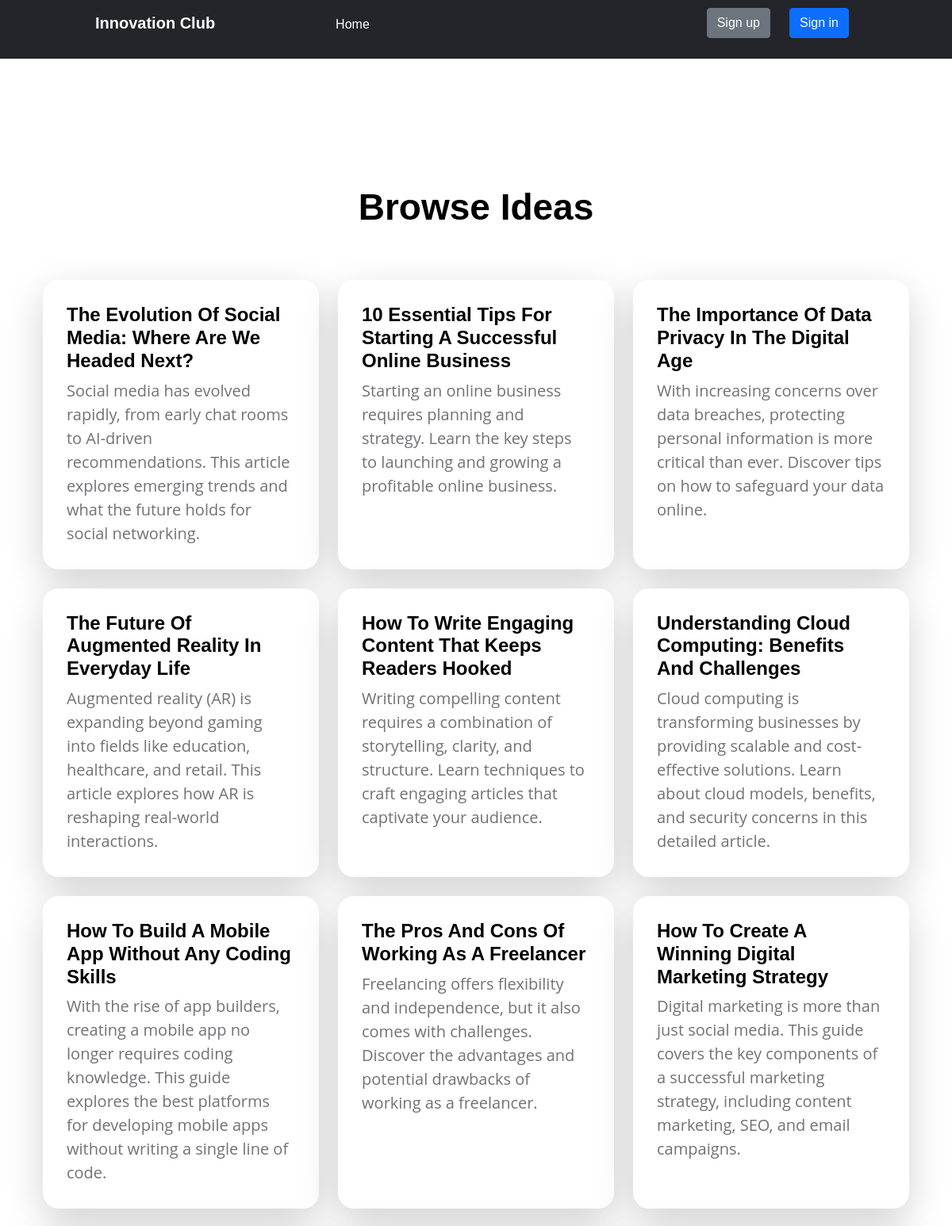
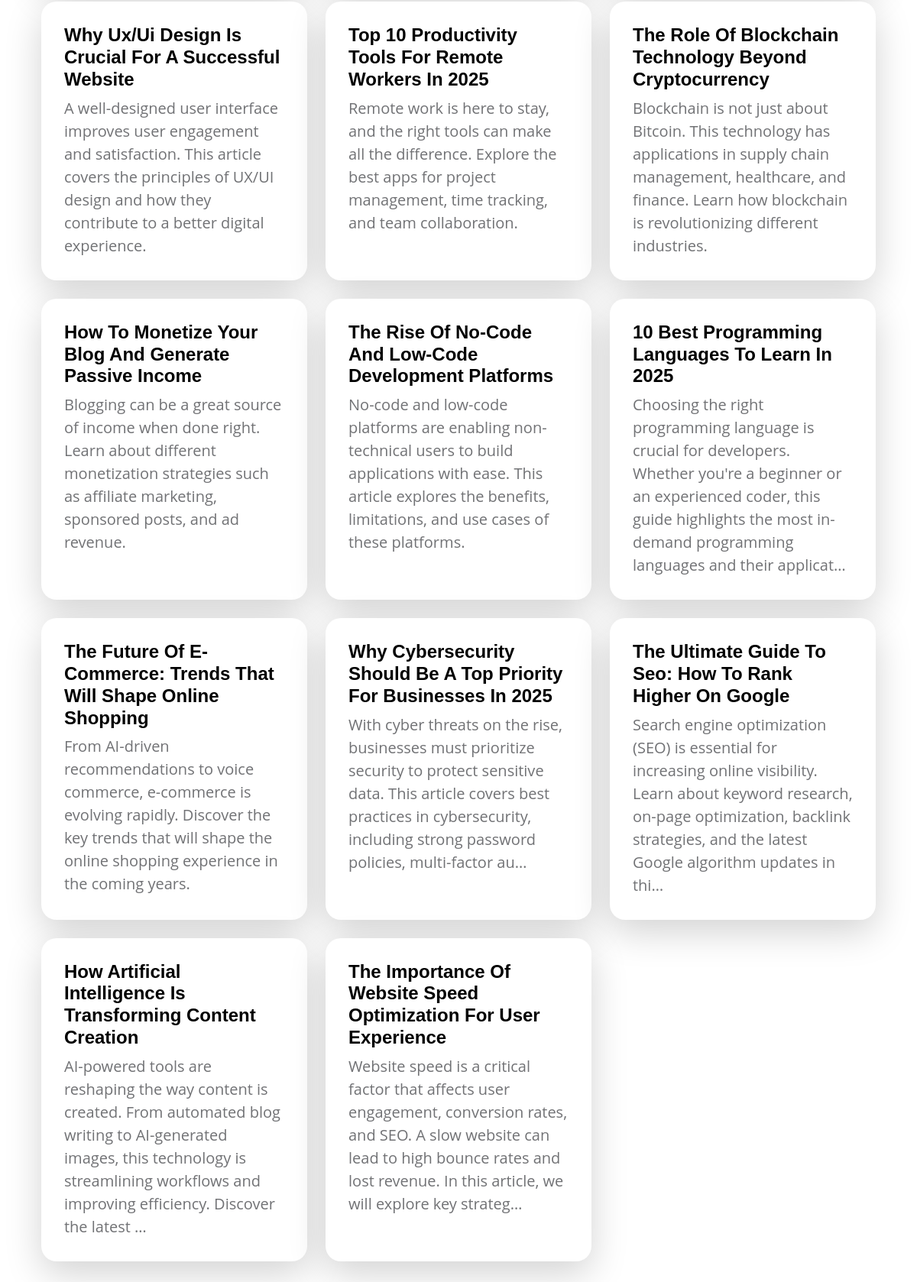
The page / on the database its author committed (2 pictures, top to bottom).
### blog/models.py (models this page shows, shortened)
class Post(models.Model):
    author = models.ForeignKey(User,on_delete=models.CASCADE)
    title = models.TextField()
    category = models.CharField(max_length=120)
    image = models.ImageField(upload_to='posts',blank=True,null=True)
    content = models.TextField()
    created_date = models.DateTimeField(default=timezone.now)
    published_date = models.DateTimeField(blank=True,null=True)

### blog/views.py (the view)
# urls.py: url(r'^$',ListPosts.as_view(),name='posts'),
class ListPosts(ListView):
    model = Post
    context_object_name = 'posts'
    template_name = 'blog/list_posts.html'
    def get_queryset(self):
        return Post.objects.filter(published_date__lte=timezone.now()).order_by('-published_date')

### blog/templates/blog/list_posts.html (shortened to what this page needs)
{% extends 'blog/post_base.html' %}
{% block content %}
    <section class="explore-section section-padding">
        <div class="container">
            <div class="row">
                <div class="col-12 text-center">
                    <h2 class="mb-4">Browse Ideas</h2>
                </div>
            </div>
        </div>
        <div class="container">
            <div class="row">
                {% for post in posts %}
                    {% if forloop.counter0|divisibleby:3 %}
                        </div><div class="row">
                    {% endif %}
                    <div class="col-lg-4 col-md-6 col-12 mb-4">
                        <div class="custom-block bg-white shadow-lg">
                            <a href="{% url 'blog:detail' pk=post.pk %}">
                                <div class="d-flex">
                                    <div>
                                        <h5 class="mb-2">{{ post.title|title }}</h5>
                                        <p class="mb-0">{{ post.content|truncatechars:200 }}</p>
                                    </div>
                                </div>
                            </a>
                        </div>
                    </div>
                {% endfor %}
            </div>
        </div>
    </section>
{% endblock %}

### blog/templates/blog/post_base.html (shortened to what this page needs)
<!DOCTYPE html>
{% load static %}
<html lang="en">
<head>
    <link rel="stylesheet" href="{% static "css/style.css" %}">
    <link rel="stylesheet" href="{% static "css/login.css" %}">
    <link rel="stylesheet" href="{% static "css/signup.css" %}">
    <link rel="stylesheet" href="{% static "css/list.css" %}">
    <link rel="stylesheet" href="{% static "css/detail.css" %}">
    <link rel="stylesheet" href="{% static "css/comments.css" %}">
    <link rel="stylesheet" href="{% static "css/form.css" %}">
    <link rel="stylesheet" href="{% static "css/delete.css" %}">
    <link rel="stylesheet" href="{% static "css/bootstrap.css" %}">
    <link rel="stylesheet" href="{% static "css/topic_listing.css" %}">
</head>
<body>
    <header>
        <div class="nav-1">
            <p ><a style="color: white;" href="{% url 'posts' %}">Innovation Club</a></p>
            <nav>
                <ul>
                    <li><a href="{% url 'posts' %}">Home</a></li>
                </ul>
            </nav>
        </div>
        <div class="nav-2">
            <nav>
                <ul>
                    {% if user.is_authenticated %}
                        <li><a href="{% url 'blog:create' %}">New Post</a></li>
                        <li><a href="{% url 'blog:draft' %}">Drafts</a></li>
                        <li><a href="#">{{ user.username }}</a></li>
                        <li><a class='btn btn-primary' type = 'button' href="{% url 'log_out' %}">Sign out</a></li>
                    {% else %}
                        <li><a class='btn btn-secondary' type = 'button' href="{% url "sign_up" %}">Sign up</a></li>
                        <li><a class='btn btn-primary' type = 'button' href="{% url "log_in" %}">Sign in</a></li>
                    {% endif %}
                </ul>
            </nav>
        </div>
    </header>
    <div class="container">
        {% block content %}
        {% endblock %}
    </div>
</body>
</html>

### static/css/style.css (style rules this page uses)
* { box-sizing: border-box; padding: 0; margin: 0; }
body { font-family: 'Roboto', sans-serif; }
.container { padding: 10px; width: 500px; margin: 20px auto 0 auto; }
header { color: #ffffff; background: #24252A;; display: flex; justify-content: space-between; align-items: center; padding: 10px 10%; z-index: 1000; position: sticky; }
.nav-1 { display: flex; justify-content: space-between; align-items: center; }
header li a { font-family: 'Montserrat', sans-serif; font-weight: 500; font-size: 16px; text-decoration: none; color: #ffffff; cursor: pointer; }
.nav-1 p { font-family: 'Montserrat', sans-serif; font-weight: 800; font-size: 20px; text-decoration: none; cursor: pointer; }
header ul { list-style: none; }
.nav-1 nav { padding-left: 100px; }
header li { display: inline-block; padding: 0 10px; }
header li a { display: inline-block; padding: 0 10px; transition: all 0.3s ease 0s; }

### static/css/topic_listing.css (style rules this page uses)
:root { --white-color: #ffffff; --primary-color: #13547a; --secondary-color: #80d0c7; --section-bg-color: #f0f8ff; --custom-btn-bg-color: #80d0c7; --custom-btn-bg-hover-color: #13547a; --dark-color: #000000; --p-color: #717275; --border-color: #7fffd4; --link-hover-color: #13547a; --body-font-family: 'Open Sans', sans-serif; --title-font-family: 'Montserrat', sans-serif; --h1-font-size: 58px; --h2-font-size: 46px; --h3-font-size: 32px; --h4-font-size: 28px; --h5-font-size: 24px; --h6-font-size: 22px; --p-font-size: 20px; --menu-font-size: 14px; --btn-font-size: 18px; --copyright-font-size: 16px; --border-radius-large: 100px; --border-radius-medium: 20px; --border-radius-small: 10px; --font-weight-normal: 400; --font-weight-medium: 500; --font-weight-semibold: 600; --font-weight-bold: 700; }
body { background-color: var(--white-color); font-family: var(--body-font-family); }
h2, h3, h4, h5, h6 { color: var(--dark-color); }
h1, h2, h3, h4, h5, h6 { font-family: var(--title-font-family); font-weight: var(--font-weight-semibold); }
h2 { font-size: var(--h2-font-size); font-weight: var(--font-weight-bold); }
h5 { font-size: var(--h5-font-size); }
p { color: var(--p-color); font-size: var(--p-font-size); font-weight: var(--font-weight-normal); }
ul li { color: var(--p-color); font-size: var(--p-font-size); font-weight: var(--font-weight-normal); }
a, button { touch-action: manipulation; transition: all 0.3s; }
a { display: inline-block; color: var(--primary-color); text-decoration: none; }
.section-padding { padding-top: 100px; padding-bottom: 100px; }
.custom-block { border-radius: var(--border-radius-medium); position: relative; overflow: hidden; padding: 30px; transition: all 0.3s ease; height: 100%; }
.custom-block > a { width: 100%; }

### rows shown on the page
Post: title "The Evolution Of Social Media: Where Are We Headed Next?", content "Social media has evolved rapidly, from early chat rooms to AI-driven recommendations. This article explores emerging trends and what the future holds for social networking."
Post: title "10 Essential Tips For Starting A Successful Online Business", content "Starting an online business requires planning and strategy. Learn the key steps to launching and growing a profitable online business."
Post: title "The Importance Of Data Privacy In The Digital Age", content "With increasing concerns over data breaches, protecting personal information is more critical than ever. Discover tips on how to safeguard your data online."
Post: title "The Future Of Augmented Reality In Everyday Life", content "Augmented reality (AR) is expanding beyond gaming into fields like education, healthcare, and retail. This article explores how AR is reshaping real-world interactions."
Post: title "How To Write Engaging Content That Keeps Readers Hooked", content "Writing compelling content requires a combination of storytelling, clarity, and structure. Learn techniques to craft engaging articles that captivate your audience."
Post: title "Understanding Cloud Computing: Benefits And Challenges", content "Cloud computing is transforming businesses by providing scalable and cost-effective solutions. Learn about cloud models, benefits, and security concerns in this detailed article."
Post: title "How To Build A Mobile App Without Any Coding Skills", content "With the rise of app builders, creating a mobile app no longer requires coding knowledge. This guide explores the best platforms for developing mobile apps without writing a single line of code."
Post: title "The Pros And Cons Of Working As A Freelancer", content "Freelancing offers flexibility and independence, but it also comes with challenges. Discover the advantages and potential drawbacks of working as a freelancer."
Post: title "How To Create A Winning Digital Marketing Strategy", content "Digital marketing is more than just social media. This guide covers the key components of a successful marketing strategy, including content marketing, SEO, and email campaigns."
Post: title "Why Ux/Ui Design Is Crucial For A Successful Website", content "A well-designed user interface improves user engagement and satisfaction. This article covers the principles of UX/UI design and how they contribute to a better digital experience."
Post: title "Top 10 Productivity Tools For Remote Workers In 2025", content "Remote work is here to stay, and the right tools can make all the difference. Explore the best apps for project management, time tracking, and team collaboration."
Post: title "The Role Of Blockchain Technology Beyond Cryptocurrency", content "Blockchain is not just about Bitcoin. This technology has applications in supply chain management, healthcare, and finance. Learn how blockchain is revolutionizing different industries."
Post: title "How To Monetize Your Blog And Generate Passive Income", content "Blogging can be a great source of income when done right. Learn about different monetization strategies such as affiliate marketing, sponsored posts, and ad revenue."
Post: title "The Rise Of No-Code And Low-Code Development Platforms", content "No-code and low-code platforms are enabling non-technical users to build applications with ease. This article explores the benefits, limitations, and use cases of these platforms."
Post: title "10 Best Programming Languages To Learn In 2025", content "Choosing the right programming language is crucial for developers. Whether you're a beginner or an experienced coder, this guide highlights the most in-demand programming languages and their applicat…"
Post: title "The Future Of E-Commerce: Trends That Will Shape Online Shopping", content "From AI-driven recommendations to voice commerce, e-commerce is evolving rapidly. Discover the key trends that will shape the online shopping experience in the coming years."
Post: title "Why Cybersecurity Should Be A Top Priority For Businesses In 2025", content "With cyber threats on the rise, businesses must prioritize security to protect sensitive data. This article covers best practices in cybersecurity, including strong password policies, multi-factor au…"
Post: title "The Ultimate Guide To Seo: How To Rank Higher On Google", content "Search engine optimization (SEO) is essential for increasing online visibility. Learn about keyword research, on-page optimization, backlink strategies, and the latest Google algorithm updates in thi…"
Post: title "How Artificial Intelligence Is Transforming Content Creation", content "AI-powered tools are reshaping the way content is created. From automated blog writing to AI-generated images, this technology is streamlining workflows and improving efficiency. Discover the latest …"
Post: title "The Importance Of Website Speed Optimization For User Experience", content "Website speed is a critical factor that affects user engagement, conversion rates, and SEO. A slow website can lead to high bounce rates and lost revenue. In this article, we will explore key strateg…"
